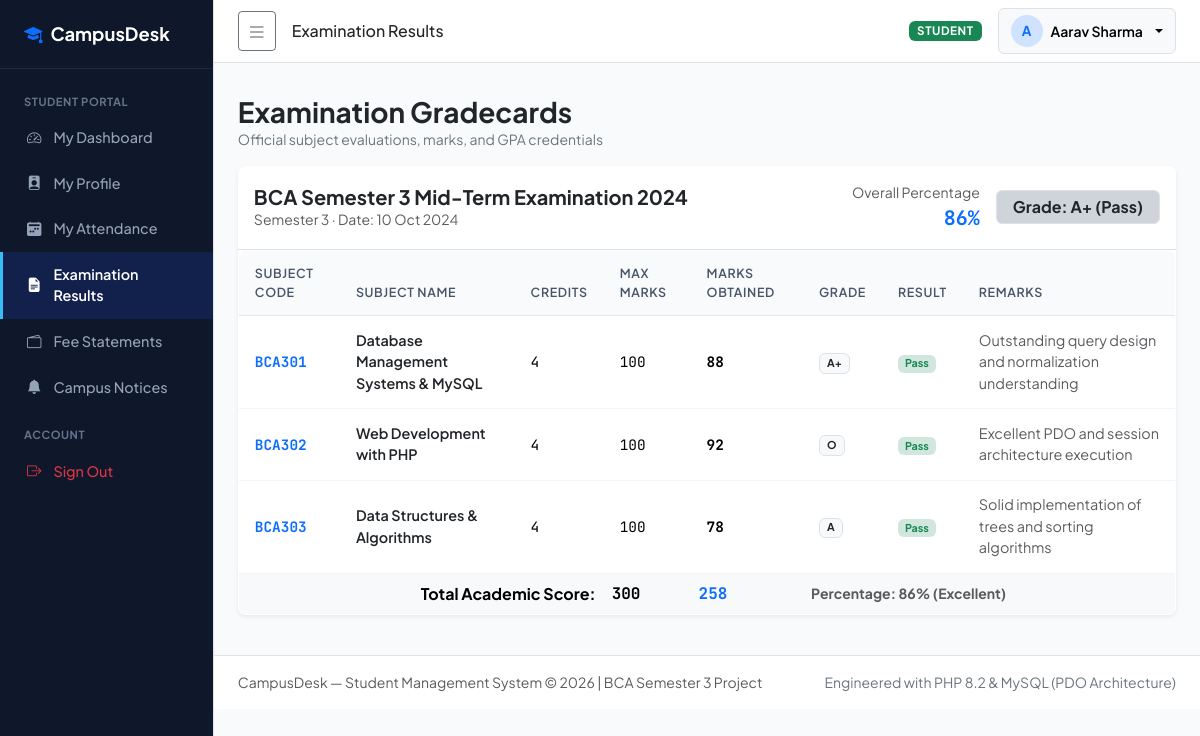
Page /student/results.php (signed in) on the committed database.
### tables this page shows
CREATE TABLE `students` (
  `student_id` INT AUTO_INCREMENT PRIMARY KEY,
  `student_code` VARCHAR(30) NOT NULL UNIQUE COMMENT 'Academic Roll Number / Enrollment No',
  `user_id` INT NULL UNIQUE COMMENT 'Linked user login account',
  `course_id` INT NOT NULL,
  `full_name` VARCHAR(100) NOT NULL,
  `email` VARCHAR(100) NOT NULL UNIQUE,
  `phone` VARCHAR(20) NOT NULL,
  `dob` DATE NOT NULL,
  `gender` ENUM('Male', 'Female', 'Other') NOT NULL,
  `address` TEXT NOT NULL,
  `admission_date` DATE NOT NULL,
  `enrollment_status` ENUM('Active', 'Graduated', 'Suspended', 'Withdrawn') NOT NULL DEFAULT 'Active',
  `created_at` TIMESTAMP DEFAULT CURRENT_TIMESTAMP,
  `updated_at` TIMESTAMP DEFAULT CURRENT_TIMESTAMP ON UPDATE CURRENT_TIMESTAMP,
  CONSTRAINT `fk_students_user` FOREIGN KEY (`user_id`) REFERENCES `users` (`user_id`) ON DELETE SET NULL ON UPDATE CASCADE,
  CONSTRAINT `fk_students_course` FOREIGN KEY (`course_id`) REFERENCES `courses` (`course_id`) ON DELETE RESTRICT ON UPDATE CASCADE,
  INDEX `idx_students_code` (`student_code`),
  INDEX `idx_students_course` (`course_id`),
  INDEX `idx_students_status` (`enrollment_status`)
);

CREATE TABLE `results` (
  `result_id` INT AUTO_INCREMENT PRIMARY KEY,
  `exam_id` INT NOT NULL,
  `student_id` INT NOT NULL,
  `subject_id` INT NOT NULL,
  `max_marks` DECIMAL(5,2) NOT NULL DEFAULT 100.00,
  `obtained_marks` DECIMAL(5,2) NOT NULL,
  `grade` VARCHAR(5) NOT NULL,
  `status` ENUM('Pass', 'Fail') NOT NULL,
  `remarks` VARCHAR(255) NULL,
  `created_at` TIMESTAMP DEFAULT CURRENT_TIMESTAMP,
  CONSTRAINT `fk_results_exam` FOREIGN KEY (`exam_id`) REFERENCES `examinations` (`exam_id`) ON DELETE CASCADE ON UPDATE CASCADE,
  CONSTRAINT `fk_results_student` FOREIGN KEY (`student_id`) REFERENCES `students` (`student_id`) ON DELETE CASCADE ON UPDATE CASCADE,
  CONSTRAINT `fk_results_subject` FOREIGN KEY (`subject_id`) REFERENCES `subjects` (`subject_id`) ON DELETE CASCADE ON UPDATE CASCADE,
  CONSTRAINT `uq_result_entry` UNIQUE (`exam_id`, `student_id`, `subject_id`),
  INDEX `idx_results_student` (`student_id`),
  INDEX `idx_results_exam` (`exam_id`)
);

CREATE TABLE `subjects` (
  `subject_id` INT AUTO_INCREMENT PRIMARY KEY,
  `course_id` INT NOT NULL,
  `subject_name` VARCHAR(100) NOT NULL,
  `subject_code` VARCHAR(20) NOT NULL UNIQUE,
  `semester` INT NOT NULL,
  `credits` INT NOT NULL DEFAULT 4,
  CONSTRAINT `fk_subjects_course` FOREIGN KEY (`course_id`) REFERENCES `courses` (`course_id`) ON DELETE CASCADE ON UPDATE CASCADE,
  INDEX `idx_subjects_course_sem` (`course_id`, `semester`)
);

### includes/functions.php (called while the page is built, shortened)
<?php
function e(?string $string): string {
    return htmlspecialchars((string)$string, ENT_QUOTES, 'UTF-8');
}
function determine_grade(float $percentage): array {
    if ($percentage >= 90) {
        return ['grade' => 'O', 'status' => 'Pass', 'label' => 'Outstanding'];
    } elseif ($percentage >= 80) {
        return ['grade' => 'A+', 'status' => 'Pass', 'label' => 'Excellent'];
    } elseif ($percentage >= 70) {
        return ['grade' => 'A', 'status' => 'Pass', 'label' => 'Very Good'];
    } elseif ($percentage >= 60) {
        return ['grade' => 'B+', 'status' => 'Pass', 'label' => 'Good'];
    } elseif ($percentage >= 50) {
        return ['grade' => 'B', 'status' => 'Pass', 'label' => 'Above Average'];
    } elseif ($percentage >= 40) {
        return ['grade' => 'C', 'status' => 'Pass', 'label' => 'Pass'];
    } else {
        return ['grade' => 'F', 'status' => 'Fail', 'label' => 'Needs Improvement'];
    }
}
function format_date(?string $date_str): string {
    $time = strtotime($date_str);
    return $time ? date('d M Y', $time) : $date_str;
}

### includes/auth.php (called while the page is built, shortened)
<?php
function is_logged_in(): bool {
    return isset($_SESSION['user_id']) && !empty($_SESSION['user_id']);
}
function current_user(): ?array {
    return [
        'user_id'    => $_SESSION['user_id'],
        'username'   => $_SESSION['username'] ?? '',
        'email'      => $_SESSION['email'] ?? '',
        'role'       => $_SESSION['role'] ?? '',
        'student_id' => $_SESSION['student_id'] ?? null,
        'full_name'  => $_SESSION['full_name'] ?? ($_SESSION['username'] ?? 'User')
    ];
}

### student/results.php (the view, shortened to what this page needs)
<?php
require_once __DIR__ . '/../config/database.php';
require_once __DIR__ . '/../includes/auth.php';
require_once __DIR__ . '/../includes/functions.php';
$page_title = 'Examination Results';
$user_id = (int)$_SESSION['user_id'];
$st = $pdo->prepare("SELECT student_id, student_code, full_name FROM students WHERE user_id = :uid");
$st->execute([':uid' => $user_id]);
$student = $st->fetch();
$student_id = (int)$student['student_id'];
$results_stmt = $pdo->prepare("
    SELECT r.*, sub.subject_name, sub.subject_code, sub.credits,
           ex.exam_name, ex.semester, ex.exam_date
    FROM results r
    JOIN subjects sub ON r.subject_id = sub.subject_id
    JOIN examinations ex ON r.exam_id = ex.exam_id
    WHERE r.student_id = :sid
    ORDER BY ex.exam_date DESC, sub.subject_code ASC
");
$results_stmt->execute([':sid' => $student_id]);
$all_results = $results_stmt->fetchAll();
$exams = [];
foreach ($all_results as $r) {
    $eid = (int)$r['exam_id'];
    if (!isset($exams[$eid])) {
        $exams[$eid] = [
            'exam_name' => $r['exam_name'],
            'semester'  => $r['semester'],
            'exam_date' => $r['exam_date'],
            'marks'     => [],
            'total_max' => 0.0,
            'total_obt' => 0.0
        ];
    }
    $exams[$eid]['marks'][] = $r;
    $exams[$eid]['total_max'] += (float)$r['max_marks'];
    $exams[$eid]['total_obt'] += (float)$r['obtained_marks'];
}
require_once __DIR__ . '/../includes/header.php';
require_once __DIR__ . '/../includes/sidebar.php';
require_once __DIR__ . '/../includes/navbar.php';
?>
<div class="container-fluid px-4 py-3">
  <div class="d-flex justify-content-between align-items-center mb-3">
    <div>
      <h3 class="fw-bold text-dark mb-0">Examination Gradecards</h3>
      <div class="text-secondary small">Official subject evaluations, marks, and GPA credentials</div>
    </div>
  </div>
  <?php if (empty($exams)): ?>
    <div class="card border-0 shadow-sm rounded-3 p-5 text-center bg-white">
      <i class="bi bi-file-earmark-x fs-1 text-secondary mb-3"></i>
      <h5 class="fw-bold">No Examination Results Published Yet</h5>
      <p class="text-muted small">Your faculty evaluations and gradecards will be posted here once published.</p>
    </div>
  <?php else: ?>
    <?php foreach ($exams as $eid => $ex): ?>
      <?php
        $pct = ($ex['total_max'] > 0) ? round(($ex['total_obt'] / $ex['total_max']) * 100, 1) : 0;
        $eval = determine_grade($pct);
      ?>
      <div class="card border-0 shadow-sm rounded-3 bg-white mb-4 overflow-hidden">
        <div class="card-header bg-white py-3 d-flex justify-content-between align-items-center flex-wrap gap-2 border-bottom">
          <div>
            <h5 class="fw-bold text-dark mb-0"><?= e($ex['exam_name']) ?></h5>
            <div class="text-muted small">Semester <?= (int)$ex['semester'] ?> · Date: <?= format_date($ex['exam_date']) ?></div>
          </div>
          <div class="d-flex align-items-center gap-3">
            <div class="text-end">
              <div class="small text-muted">Overall Percentage</div>
              <div class="fw-bold tabular-nums text-primary fs-5"><?= $pct ?>%</div>
            </div>
            <span class="badge bg-dark-subtle text-dark border px-3 py-2 fw-bold fs-6">
              Grade: <?= e($eval['grade']) ?> (<?= e($eval['status']) ?>)
            </span>
          </div>
        </div>
        <div class="table-responsive">
          <table class="table table-hover table-cd mb-0 align-middle">
            <thead>
              <tr>
                <th>Subject Code</th>
                <th>Subject Name</th>
                <th>Credits</th>
                <th>Max Marks</th>
                <th>Marks Obtained</th>
                <th>Grade</th>
                <th>Result</th>
                <th>Remarks</th>
              </tr>
            </thead>
            <tbody>
              <?php foreach ($ex['marks'] as $m): ?>
                <tr>
                  <td class="tabular-nums fw-bold text-primary"><?= e($m['subject_code']) ?></td>
                  <td class="fw-semibold text-dark"><?= e($m['subject_name']) ?></td>
                  <td class="tabular-nums"><?= (int)$m['credits'] ?></td>
                  <td class="tabular-nums"><?= (float)$m['max_marks'] ?></td>
                  <td class="tabular-nums fw-bold"><?= (float)$m['obtained_marks'] ?></td>
                  <td><span class="badge bg-light text-dark border fw-bold"><?= e($m['grade']) ?></span></td>
                  <td>
                    <span class="badge <?= $m['status'] === 'Pass' ? 'bg-success-subtle text-success' : 'bg-danger-subtle text-danger' ?>">
                      <?= e($m['status']) ?>
                    </span>
                  </td>
                  <td class="small text-muted"><?= e($m['remarks'] ?? '—') ?></td>
                </tr>
              <?php endforeach; ?>
            </tbody>
            <tfoot class="table-light">
              <tr class="fw-bold">
                <td colspan="3" class="text-end">Total Academic Score:</td>
                <td class="tabular-nums"><?= $ex['total_max'] ?></td>
                <td class="tabular-nums text-primary"><?= $ex['total_obt'] ?></td>
                <td colspan="3" class="text-muted small">Percentage: <?= $pct ?>% (<?= e($eval['label']) ?>)</td>
              </tr>
            </tfoot>
          </table>
        </div>
      </div>
    <?php endforeach; ?>
  <?php endif; ?>
</div>
<?php require_once __DIR__ . '/../includes/footer.php'; ?>

### includes/navbar.php (shortened to what this page needs)
<?php
$user = current_user();
?>
<div id="page-content-wrapper">
  <nav class="navbar navbar-expand-lg navbar-light bg-white border-bottom px-4 py-2 sticky-top">
    <div class="container-fluid px-0">
      <button class="btn btn-outline-secondary btn-sm me-3" id="sidebarToggle" aria-label="Toggle Navigation">
        <i class="bi bi-list fs-5"></i>
      </button>
      <span class="navbar-text fw-medium text-dark d-none d-md-inline">
        <?= e($page_title ?? 'CampusDesk Management') ?>
      </span>
      <div class="ms-auto d-flex align-items-center gap-3">
        <span class="badge <?= ($user['role'] ?? '') === 'admin' ? 'bg-primary' : 'bg-success' ?> px-2 py-1 text-uppercase" style="font-size: 0.725rem; letter-spacing: 0.05em;">
          <?= e($user['role'] ?? 'User') ?>
        </span>
        <div class="dropdown">
          <button class="btn btn-light dropdown-toggle d-flex align-items-center gap-2 border" type="button" id="userMenu" data-bs-toggle="dropdown" aria-expanded="false">
            <div class="rounded-circle bg-primary-subtle text-primary fw-bold d-flex align-items-center justify-content-center" style="width: 32px; height: 32px; font-size: 0.85rem;">
              <?= strtoupper(substr($user['full_name'] ?? 'U', 0, 1)) ?>
            </div>
            <span class="d-none d-sm-inline fw-semibold" style="font-size: 0.875rem;">
              <?= e($user['full_name'] ?? 'Account') ?>
            </span>
          </button>
        </div>
      </div>
    </div>
  </nav>
  <div class="container-fluid px-4 pt-3">
  </div>

### assets/css/style.css (style rules this page uses)
:root { --cd-primary: #1e40af; --cd-primary-dark: #0f2b48; --cd-primary-light: #3b82f6; --cd-sidebar-bg: #0f172a; --cd-sidebar-hover: #1e293b; --cd-surface: #ffffff; --cd-bg: #f8fafc; --cd-border: #e2e8f0; --cd-text-main: #0f172a; --cd-text-muted: #64748b; }
body { font-family: 'Plus Jakarta Sans', system-ui, -apple-system, BlinkMacSystemFont, 'Segoe UI', Roboto, sans-serif; background-color: var(--cd-bg); color: var(--cd-text-main); min-height: 100vh; }
.tabular-nums, td.metric, .badge-mono { font-family: 'JetBrains Mono', monospace; font-variant-numeric: tabular-nums; }
#page-content-wrapper { min-width: 100vw; }
@media (min-width: 992px) { #page-content-wrapper { min-width: 0; width: 100%; } }
.table-cd { background: white; border-radius: 8px; overflow: hidden; border: 1px solid var(--cd-border); }
.table-cd thead th { background-color: #f8fafc; color: #475569; font-size: 0.78rem; font-weight: 600; text-transform: uppercase; letter-spacing: 0.05em; border-bottom: 1px solid var(--cd-border); padding: 0.85rem 1rem; }
.table-cd tbody td { padding: 0.85rem 1rem; vertical-align: middle; border-bottom: 1px solid #f1f5f9; font-size: 0.9rem; }

### rows in the picture
students: full_name "A", full_name "Aarav Sharma"
results: grade "A+", status "Pass", subject.subject_code "BCA301", subject.subject_name "Database Management Systems & MySQL", subject.credits "4", max_marks "100", obtained_marks "88", remarks "Outstanding query design and normalization understanding"
results: subject.subject_code "BCA302", subject.subject_name "Web Development with PHP", subject.credits "4", max_marks "100", obtained_marks "92", grade "O", status "Pass", remarks "Excellent PDO and session architecture execution"
results: subject.subject_code "BCA303", subject.subject_name "Data Structures & Algorithms", subject.credits "4", max_marks "100", obtained_marks "78", grade "A", status "Pass", remarks "Solid implementation of trees and sorting algorithms"

### other values in the picture
$page_title "Examination Results"
$user['role'] "STUDENT"
$ex['exam_name'] "BCA Semester 3 Mid-Term Examination 2024"
$ex['semester'] "3"
format_date($ex['exam_date']) "10 Oct 2024"
$pct "86"
$ex['total_max'] "300"
$ex['total_obt'] "258"
$eval['label'] "Excellent"
